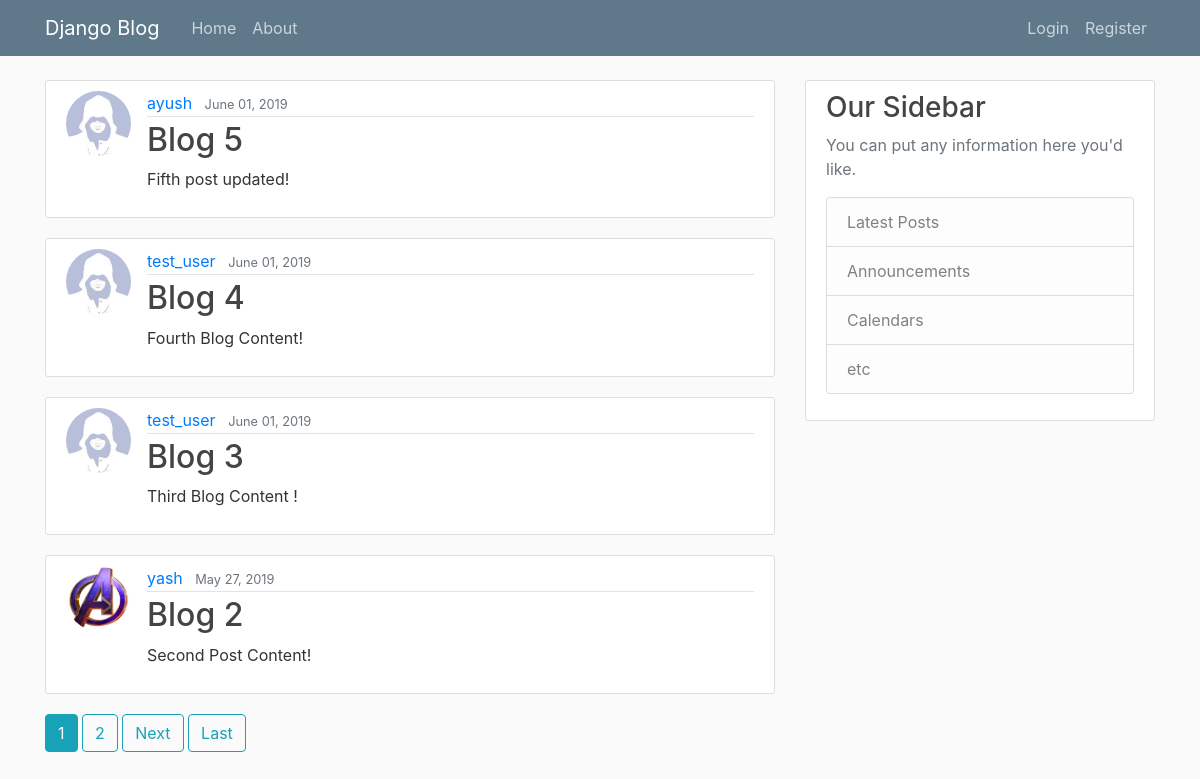
The page / on the database its author committed.
### blog/models.py (models this page shows, shortened)
class Post(models.Model):
    title=models.CharField(max_length=100)
    content=models.TextField()
    date_posted=models.DateTimeField(default=timezone.now)
    author=models.ForeignKey(User,on_delete=models.CASCADE)

### users/models.py (models this page shows, shortened)
class Profile(models.Model):
    user=models.OneToOneField(User, on_delete=models.CASCADE)
    image=models.ImageField(default='default.jpg', upload_to='profile_pics')

### blog/views.py (the view)
# urls.py: path('',PostListView.as_view(), name='blog-home'),
class PostListView(ListView):
    model=Post
    template_name='blog/home.html' #<app>/<model>_<viewtype>.html
    context_object_name='posts'
    ordering=['-date_posted']
    paginate_by = 4

### blog/templates/blog/home.html (shortened to what this page needs)
{% extends 'blog/base.html' %}
{% block content %}
    {% for t in posts %}
        <article class="media content-section">
            <img class="rounded-circle article-img" src="{{ t.author.profile.image.url }}" alt="">
            <div class="media-body">
              <div class="article-metadata">
                <a class="mr-2" href="{% url 'user-post' t.author.username %}">{{ t.author }}</a>
                <small class="text-muted">{{ t.date_posted |date:'F d, Y' }}</small>
              </div>
              <h2><a class="article-title" href="{% url 'post-detail' t.id %}">{{ t.title }}</a></h2>
              <p class="article-content">{{ t.content }}</p>
            </div>
        </article>
    {% endfor %}
    {% if is_paginated %}
        {% for num in page_obj.paginator.page_range %}
          {% if page_obj.number == num %}
            <a class="btn btn-info mb-4" href="?page={{ num }}">{{ num }}</a>
          {% elif num > page_obj.number|add:'-3' and num < page_obj.number|add:'3' %}
            <a class="btn btn-outline-info mb-4" href="?page={{ num }}">{{ num }}</a>
          {% endif %}
        {% endfor %}
        {% if page_obj.has_next %}
          <a class="btn btn-outline-info mb-4" href="?page={{ page_obj.next_page_number }}">Next</a>
          <a class="btn btn-outline-info mb-4" href="?page={{ page_obj.paginator.num_pages}}">Last</a>
        {% endif %}
    {% endif %}
{% endblock %}

### blog/templates/blog/base.html (shortened to what this page needs)
{% load static %}
<!DOCTYPE html>
<html lang="en">
    <head>
        <link rel="stylesheet" href="https://maxcdn.bootstrapcdn.com/bootstrap/4.0.0/css/bootstrap.min.css">
        <link rel="stylesheet" type="text/css" href="{% static 'blog/main.css' %}">
    </head>
    <body>
        <header class="site-header">
            <nav class="navbar navbar-expand-md navbar-dark bg-steel fixed-top">
                <div class="container">
                    <a class="navbar-brand mr-4" href="{% url 'blog-home' %}">Django Blog</a>
                    <div class="collapse navbar-collapse" id="navbarToggle">
                        <div class="navbar-nav mr-auto">
                            <a class="nav-item nav-link" href="{% url 'blog-home' %}">Home</a>
                            <a class="nav-item nav-link" href="{% url 'blog-about' %}">About</a>
                        </div>
                        <div class="navbar-nav">
                            {% if user.is_authenticated %}
                                <a class="nav-item nav-link" href="{% url 'post-create' %}">Add New Post</a>
                                <a class="nav-item nav-link" href="{% url 'profile' %}">{{ user.username }}</a>
                                <a class="nav-item nav-link" href="{% url 'logout' %}">Logout</a>
                            {% else %}
                                <a class="nav-item nav-link" href="{% url 'login' %}">Login</a>
                                <a class="nav-item nav-link" href="{% url 'register' %}">Register</a>
                            {% endif %}
                        </div>
                    </div>
                </div>
            </nav>
        </header>
        <main role="main" class="container">
            <div class="row">
                <div class="col-md-8">
                    {% block content %}{% endblock %}
                </div>
                <div class="col-md-4">
                    <div class="content-section">
                        <h3>Our Sidebar</h3>
                        <p class='text-muted'>You can put any information here you'd like.
                            <ul class="list-group">
                                <li class="list-group-item list-group-item-light">Latest Posts</li>
                                <li class="list-group-item list-group-item-light">Announcements</li>
                                <li class="list-group-item list-group-item-light">Calendars</li>
                                <li class="list-group-item list-group-item-light">etc</li>
                            </ul>
                        </p>
                    </div>
                </div>
            </div>
        </main>
    </body>
</html>

### blog/static/blog/main.css (style rules this page uses)
body { background: #fafafa; color: #333333; margin-top: 5rem; }
h1, h2, h3, h4, h5, h6 { color: #444444; }
ul { margin: 0; }
.bg-steel { background-color: #5f788a; }
.site-header .navbar-nav .nav-link { color: #cbd5db; }
.content-section { background: #ffffff; padding: 10px 20px; border: 1px solid #dddddd; border-radius: 3px; margin-bottom: 20px; }
.article-title { color: #444444; }
.article-content { white-space: pre-line; }
.article-img { height: 65px; width: 65px; margin-right: 16px; }
.article-metadata { padding-bottom: 1px; margin-bottom: 4px; border-bottom: 1px solid #e3e3e3; }

### rows shown on the page
Post: author.profile.image (placeholder picture), author "ayush", date_posted "June 01, 2019", title "Blog 5", content "Fifth post updated!"
Post: author.profile.image (placeholder picture), author "test_user", date_posted "June 01, 2019", title "Blog 4", content "Fourth Blog Content!"
Post: author.profile.image (placeholder picture), author "test_user", date_posted "June 01, 2019", title "Blog 3", content "Third Blog Content !"
Post: author.profile.image (picture), author "yash", date_posted "May 27, 2019", title "Blog 2", content "Second Post Content!"

### other values the page prints
{{ num }} "1"
{{ num }} "2"
